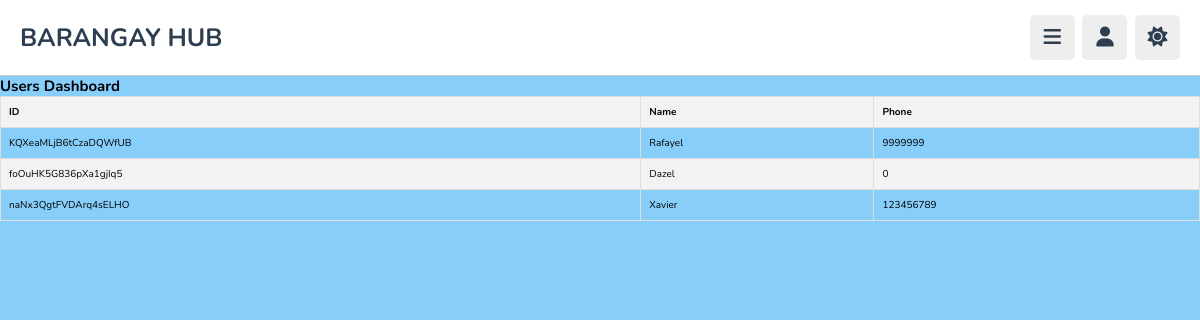
/admin/users.php (signed in), run on the app's committed database.
### tables this page shows
CREATE TABLE `users` (
  `id` varchar(20) NOT NULL,
  `name` varchar(50) NOT NULL,
  `phone` int(20) NOT NULL,
  `password` varchar(50) NOT NULL,
  `image` varchar(100) NOT NULL
);

### admin/users.php (the view, shortened to what this page needs)
<?php
include("../components/connect.php");
$sql = "SELECT * FROM users";
$result = $conn->query($sql);
?>
<!DOCTYPE html>
<html lang="en">
<head>
    <link rel="stylesheet" href="https://cdnjs.cloudflare.com/ajax/libs/font-awesome/6.2.0/css/all.min.css">
    <link rel="stylesheet" href="../css/userstyle.css">
    <link rel="stylesheet" href="../css/admin_style.css">
</head>
<body>
    <?php include '../components/admin_header.php'; ?>
    <div id="content">
        <h2>Users Dashboard</h2>
        <div class="table-container">
            <table>
                <thead>
                    <tr>
                        <th>ID</th>
                        <th>Name</th>
                        <th>Phone</th>
                    </tr>
                </thead>
                <tbody>
                    <?php
                    if ($result->rowCount() > 0) {
                        while ($row = $result->fetch(PDO::FETCH_ASSOC)) {
                            echo "<tr>";
                            echo "<td>" . $row["id"] . "</td>";
                            echo "<td>" . $row["name"] . "</td>";
                            echo "<td>" . $row["phone"] . "</td>";
                            echo "</tr>";
                        }
                    } else {
                        echo "<tr><td colspan='3'>No users found</td></tr>";
                    }
                    ?>
                </tbody>
            </table>
        </div>
    </div>
</body>
</html>

### components/admin_header.php (shortened to what this page needs)
<header class="header">
   <section class="flex">
      <a href="activities.php" class="logo">BARANGAY HUB</a>
      <div class="icons">
         <div id="menu-btn" class="fas fa-bars"></div>
         <div id="user-btn" class="fas fa-user"></div>
         <div id="toggle-btn" class="fas fa-sun"></div>
      </div>
   </section>
</header>

### css/userstyle.css (style rules this page uses)
table { width: 100%; border-collapse: collapse; }
th { background-color: #f2f2f2; border: 1px solid #dddddd; padding: 8px; text-align: left; }
td { border: 1px solid #dddddd; padding: 8px; }
tbody tr:nth-child(even) { background-color: #f2f2f2; }
.table-container { overflow-x: auto; }

### css/admin_style.css (style rules this page uses)
:root { --main-color:#8e44ad; --red:#e74c3c; --oragen:#f39c12; --white:#fff; --black:#2c3e50; --light-color:#888; --light-bg:#eee; --border:.1rem solid rgba(0,0,0,.2); }
* { font-family: 'Nunito', sans-serif; margin: 0; padding: 0; box-sizing: border-box; outline: none; border: none; text-decoration: none; }
html { font-size: 62.5%; overflow-x: hidden; }
body { background: lightskyblue; padding-left: 30rem; }
section { padding:2rem; max-width: 1200px; margin: 0 auto; }
.header { background-color: var(--white); border-bottom: var(--border); position: sticky; top: 0; left: 0; right: 0; z-index: 1000; }
.header .flex { padding: 1.5rem 2rem; position: relative; display: flex; align-items: center; justify-content: space-between; }
.header .flex .logo { font-size: 2.5rem; color: var(--black); font-weight: bolder; }
.header .flex .icons div { font-size: 2rem; color: var(--black); border-radius: .5rem; height: 4.5rem; cursor: pointer; width: 4.5rem; line-height: 4.4rem; background-color: var(--light-bg); text-align: center; margin-left: .5rem; }
@media (max-width:1200px) { body { padding-left: 0; } }

### data on the page
users: id "KQXeaMLjB6tCzaDQWfUB", name "Rafayel", phone "9999999"
users: id "foOuHK5G836pXa1gjIq5", name "Dazel", phone "0"
users: id "naNx3QgtFVDArq4sELHO", name "Xavier", phone "123456789"
